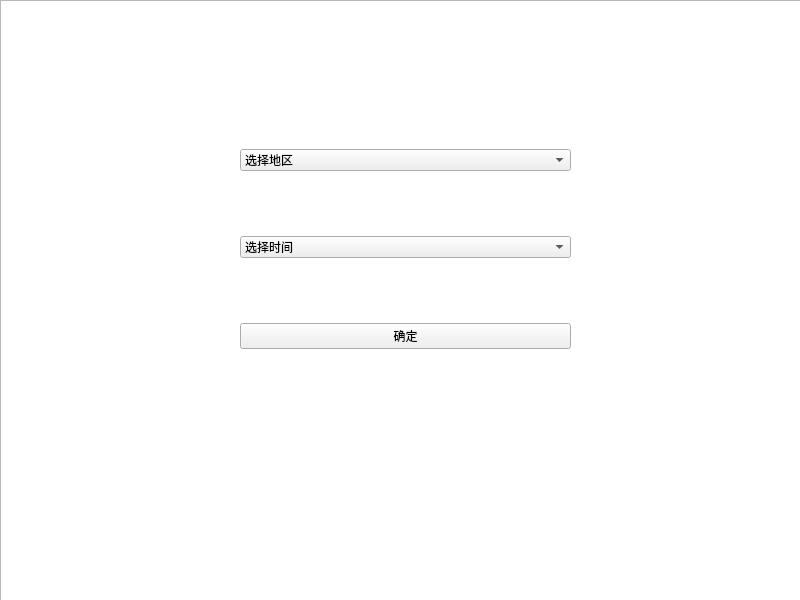
<?xml version="1.0" encoding="UTF-8"?>
<ui version="4.0">
 <class>main</class>
 <widget class="QWidget" name="main">
  <property name="geometry">
   <rect>
    <x>0</x>
    <y>0</y>
    <width>800</width>
    <height>600</height>
   </rect>
  </property>
  <property name="windowTitle">
   <string>main_ui</string>
  </property>
  <property name="autoFillBackground">
   <bool>false</bool>
  </property>
  <property name="styleSheet">
   <string notr="true"/>
  </property>
  <widget class="QWidget" name="layoutWidget">
   <property name="geometry">
    <rect>
     <x>240</x>
     <y>90</y>
     <width>331</width>
     <height>321</height>
    </rect>
   </property>
   <layout class="QVBoxLayout" name="verticalLayout">
    <item>
     <widget class="QComboBox" name="area_select">
      <item>
       <property name="text">
        <string>选择地区</string>
       </property>
      </item>
      <item>
       <property name="text">
        <string>地区1</string>
       </property>
      </item>
      <item>
       <property name="text">
        <string>地区2</string>
       </property>
      </item>
      <item>
       <property name="text">
        <string>地区3</string>
       </property>
      </item>
     </widget>
    </item>
    <item>
     <widget class="QComboBox" name="time_select">
      <item>
       <property name="text">
        <string>选择时间</string>
       </property>
      </item>
      <item>
       <property name="text">
        <string>time1</string>
       </property>
      </item>
      <item>
       <property name="text">
        <string>time2</string>
       </property>
      </item>
      <item>
       <property name="text">
        <string>time3</string>
       </property>
      </item>
     </widget>
    </item>
    <item>
     <widget class="QPushButton" name="push_button">
      <property name="text">
       <string>确定</string>
      </property>
     </widget>
    </item>
   </layout>
   <zorder>push_button</zorder>
   <zorder>time_select</zorder>
   <zorder>area_select</zorder>
  </widget>
  <widget class="QTextEdit" name="bg_view">
   <property name="geometry">
    <rect>
     <x>0</x>
     <y>0</y>
     <width>801</width>
     <height>601</height>
    </rect>
   </property>
   <property name="styleSheet">
    <string notr="true">background-image: url(:/bg1.png);</string>
   </property>
  </widget>
  <zorder>bg_view</zorder>
  <zorder>layoutWidget</zorder>
 </widget>
 <resources/>
 <connections/>
</ui>
